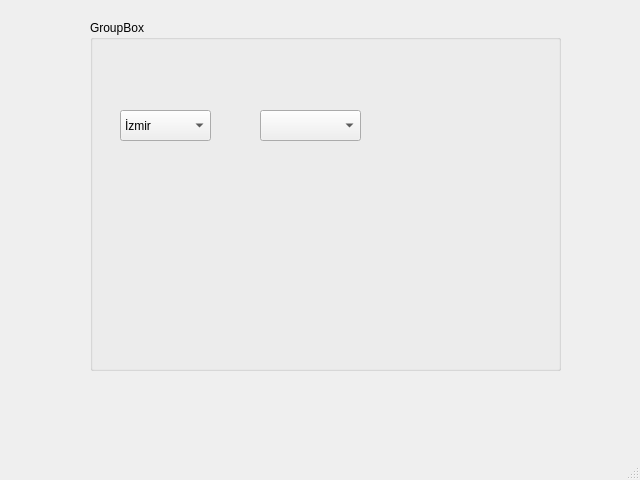
<?xml version="1.0" encoding="UTF-8"?>
<ui version="4.0">
 <class>MainWindow</class>
 <widget class="QMainWindow" name="MainWindow">
  <property name="geometry">
   <rect>
    <x>0</x>
    <y>0</y>
    <width>640</width>
    <height>480</height>
   </rect>
  </property>
  <property name="windowTitle">
   <string>MainWindow</string>
  </property>
  <widget class="QWidget" name="centralwidget">
   <widget class="QGroupBox" name="groupBox">
    <property name="geometry">
     <rect>
      <x>90</x>
      <y>20</y>
      <width>471</width>
      <height>351</height>
     </rect>
    </property>
    <property name="title">
     <string>GroupBox</string>
    </property>
    <widget class="QComboBox" name="comboBox">
     <property name="geometry">
      <rect>
       <x>30</x>
       <y>90</y>
       <width>91</width>
       <height>31</height>
      </rect>
     </property>
     <item>
      <property name="text">
       <string>İzmir</string>
      </property>
     </item>
     <item>
      <property name="text">
       <string>Aydın</string>
      </property>
     </item>
     <item>
      <property name="text">
       <string>Erzurum</string>
      </property>
     </item>
     <item>
      <property name="text">
       <string>Trabzon</string>
      </property>
     </item>
    </widget>
    <widget class="QComboBox" name="comboBox_2">
     <property name="geometry">
      <rect>
       <x>170</x>
       <y>90</y>
       <width>101</width>
       <height>31</height>
      </rect>
     </property>
    </widget>
   </widget>
  </widget>
  <widget class="QMenuBar" name="menubar">
   <property name="geometry">
    <rect>
     <x>0</x>
     <y>0</y>
     <width>640</width>
     <height>21</height>
    </rect>
   </property>
  </widget>
  <widget class="QStatusBar" name="statusbar"/>
 </widget>
 <resources/>
 <connections/>
</ui>
